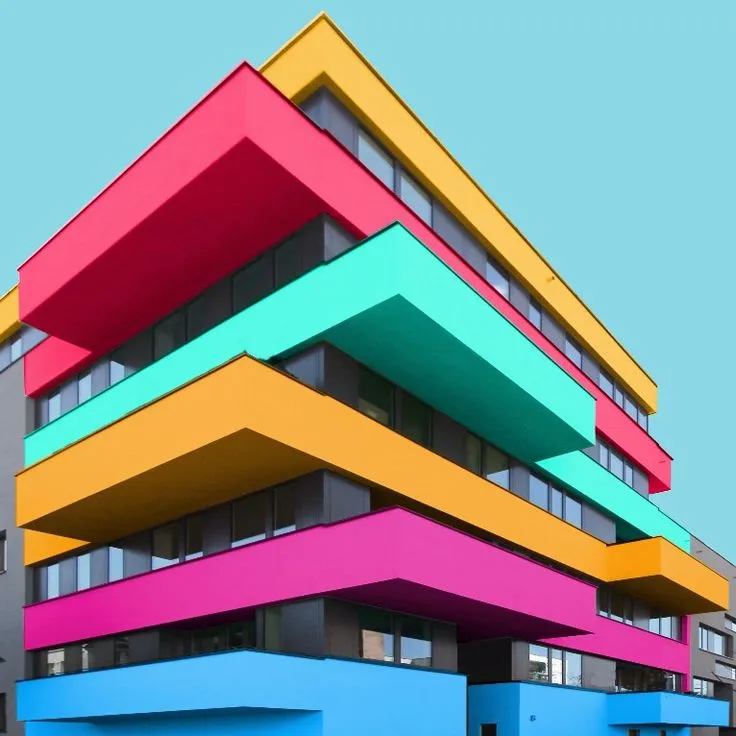
#> input picture data/colorbuilding.jpg, 736 x 736 px
$ jupyter execute ColorDetector.ipynb
#> lines starting #> are read from the running program, lines starting #| are printed output that depends on the picture
# Color detection in realtime

[cell 1]
import pandas as pd
import cv2

[cell 2]
img_path = 'data/colorbuilding.jpg'
csv_path = 'data/colors.csv'

## Exploratory Data Analysis

[cell 3]
#creating a dataframe to fetch the data
df = pd.read_csv(csv_path)
#> (reads data/colors.csv from the repository)
df.head()

Since there is no headers, it shows 6 rows of data.

[cell 4]
#number of rows
rows = len(df.axes[0])
print(rows)

[cell 5]
#Adding a header
index = ['color', 'color_name', 'hex', 'R', 'G', 'B']
df = pd.read_csv(csv_path, names = index, header=None)
df

[cell 6]
#fetching any single row using index
print(df.loc[1])

[cell 7]
#slicing the rgb values
print(df.loc[1,'B'])

## Reading Image

[cell 8]
#Reading an image
img = cv2.imread(img_path)
#> img is the input picture: shape (736, 736, 3); mean B, G, R 146.5, 139.7, 132.8
resized = cv2.resize(img,(800,600))
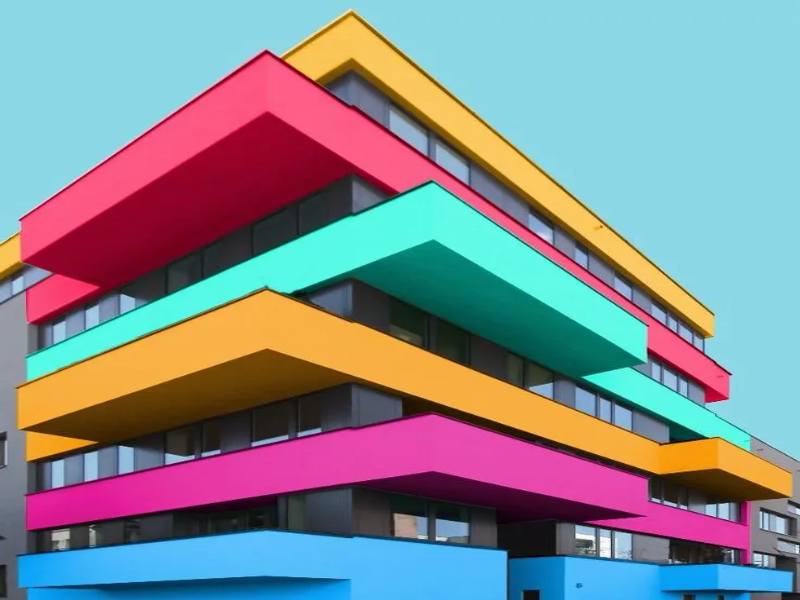
#> resized: shape (600, 800, 3); mean B, G, R 146.5, 139.6, 132.8
# cv2.imshow("Image", resized)
# cv2.waitKey(0)

[cell 9]
#Initializing variables
clicked = False
r = g = b = xpos = ypos = 0

### Fetching the pixel value from the image using mouse click

[cell 10]
#Get color names from the csv file
def get_color_name(R, G, B):
    min = 1000
    for i in range(len(df)):
        #To match the color, we take absolute difference of each color channel from image and df.
        d = abs(R - int(df.loc[i,'R'])) + abs(G - int(df.loc[i,'G'])) + abs(B-int(df.loc[i,'B']))
        if d <= min:
            min = d
            cname = df.loc[i, 'color_name']
    return cname

[cell 11]
def draw_function(event, x, y, flags, params):
    if event == cv2.EVENT_LBUTTONDBLCLK:
        global clicked, r, g, b, xpos, ypos
        clicked = True
        xpos = x
        ypos = y
        #print(x,y)
        b, g, r = resized[y,x]
        #print(b,g,r)
        b = int(b)
        g = int(g)
        r = int(r)
        #print (r, g, b)

[cell 12]
# cv2.imshow("Image", resized)
# cv2.setMouseCallback("Image", draw_function)
# cv2.waitKey(0)

[cell 13]
#Sanity check
#print(get_color_name(0,0,0))

## Displaying Output

[cell 14]
cv2.namedWindow("Image")
cv2.setMouseCallback("Image", draw_function)
while True:
    cv2.imshow("Image", resized)
    if clicked:
        #print("Clicked")
        #Creating a rectangle to show the color clicked on.
        cv2.rectangle(resized, (20,20), (600,60), (b,g,r), -1)
        text = get_color_name(r, g, b) + '  R=' + str(r) +' G='+ str(g) +' B=' + str(b)
        cv2.putText(resized, text, (50,50), 2, 0.8, (255,255,255), 2, cv2.LINE_AA)
        #if the color is too light, then writing text in white does not make sense, so
        if r+g+b >= 600:
            cv2.putText(resized, text, (50,50), 2, 0.8, (0,0,0), 2, cv2.LINE_AA)
    if cv2.waitKey(20) & 0xFF == 27:
#> (key Esc is pressed here)
